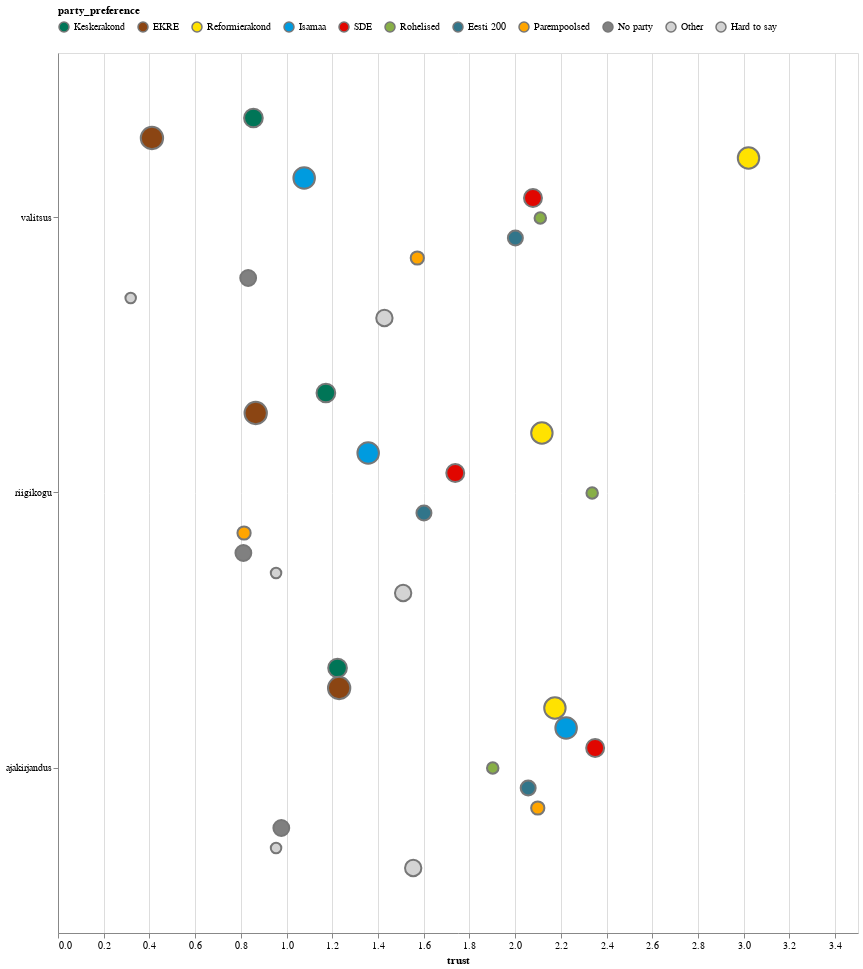

The code cell stored with this chart in its notebook:
### Code cell
e2e_plot({
    'res_col' : 'trust',
    'factor_cols': ['party_preference'],
    'filter': {},
    'plot': 'massplot-cont',
    'internal_facet': True,
    'convert_res': 'continuous'
},data_file)#,dry_run=True)['data']

### Figure 1 — Vega-Lite specification as saved in the notebook (floating-point values rounded to 4 significant figures)
{"config": {"view": {"continuousWidth": 300, "continuousHeight": 300}}, "data": {"name": "data-9df6cce77e2c1be33bc8c39c947cabc3"}, "mark": {"type": "circle"}, "encoding": {"color": {"field": "party_preference", "legend": {"columns": 11, "orient": "top"}, "scale": {"domain": ["Keskerakond", "EKRE", "Reformierakond", "Isamaa", "SDE", "Rohelised", "Eesti 200", "Parempoolsed", "No party", "Other", "Hard to say"], "range": ["#007557", "#8B4513", "#FFE200", "#009BDF", "#E10600", "#88AF47", "#31758A", "orange", "grey", "lightgrey", "lightgrey"]}, "type": "nominal"}, "opacity": {"value": 1.0}, "size": {"field": "group_size", "legend": null, "scale": {"range": [100, 500]}, "type": "quantitative"}, "stroke": {"value": "#777"}, "tooltip": [{"field": "party_preference", "type": "nominal"}, {"field": "question", "type": "nominal"}, {"field": "trust", "format": ".1f", "type": "quantitative"}, {"field": "group_size", "format": ".1%", "title": "Group size", "type": "nominal"}], "x": {"axis": {"format": ".1f"}, "field": "trust", "title": "trust", "type": "quantitative"}, "y": {"field": "question", "sort": ["valitsus", "riigikogu", "ajakirjandus"], "title": null, "type": "nominal"}, "yOffset": {"field": "party_preference", "sort": ["Keskerakond", "EKRE", "Reformierakond", "Isamaa", "SDE", "Rohelised", "Eesti 200", "Parempoolsed", "No party", "Other", "Hard to say"], "title": null, "type": "nominal"}}, "width": 800, "$schema": "https://vega.github.io/schema/vega-lite/v5.15.1.json", "datasets": {"data-9df6cce77e2c1be33bc8c39c947cabc3": [{"party_preference": "Keskerakond", "question": "valitsus", "trust": 0.855, "group_size": 0.116}, {"party_preference": "Keskerakond", "question": "riigikogu", "trust": 1.172, "group_size": 0.116}, {"party_preference": "Keskerakond", "question": "ajakirjandus", "trust": 1.223, "group_size": 0.116}, {"party_preference": "EKRE", "question": "valitsus", "trust": 0.411, "group_size": 0.186}, {"party_preference": "EKRE", "question": "riigikogu", "trust": 0.865, "group_size": 0.186}, {"party_preference": "EKRE", "question": "ajakirjandus", "trust": 1.23, "group_size": 0.186}, {"party_preference": "Reformierakond", "question": "valitsus", "trust": 3.021, "group_size": 0.167}, {"party_preference": "Reformierakond", "question": "riigikogu", "trust": 2.117, "group_size": 0.167}, {"party_preference": "Reformierakond", "question": "ajakirjandus", "trust": 2.174, "group_size": 0.167}, {"party_preference": "Isamaa", "question": "valitsus", "trust": 1.077, "group_size": 0.169}, {"party_preference": "Isamaa", "question": "riigikogu", "trust": 1.357, "group_size": 0.169}, {"party_preference": "Isamaa", "question": "ajakirjandus", "trust": 2.223, "group_size": 0.169}, {"party_preference": "SDE", "question": "valitsus", "trust": 2.078, "group_size": 0.103}, {"party_preference": "SDE", "question": "riigikogu", "trust": 1.738, "group_size": 0.103}, {"party_preference": "SDE", "question": "ajakirjandus", "trust": 2.35, "group_size": 0.103}, {"party_preference": "Rohelised", "question": "valitsus", "trust": 2.11, "group_size": 0.015}, {"party_preference": "Rohelised", "question": "riigikogu", "trust": 2.337, "group_size": 0.015}, {"party_preference": "Rohelised", "question": "ajakirjandus", "trust": 1.902, "group_size": 0.015}, {"party_preference": "Eesti 200", "question": "valitsus", "trust": 2.001, "group_size": 0.058}, {"party_preference": "Eesti 200", "question": "riigikogu", "trust": 1.601, "group_size": 0.058}, {"party_preference": "Eesti 200", "question": "ajakirjandus", "trust": 2.057, "group_size": 0.058}, {"party_preference": "Parempoolsed", "question": "valitsus", "trust": 1.572, "group_size": 0.035}, {"party_preference": "Parempoolsed", "question": "riigikogu", "trust": 0.814, "group_size": 0.035}, {"party_preference": "Parempoolsed", "question": "ajakirjandus", "trust": 2.099, "group_size": 0.035}, {"party_preference": "No party", "question": "valitsus", "trust": 0.832, "group_size": 0.07}, {"party_preference": "No party", "question": "riigikogu", "trust": 0.811, "group_size": 0.07}, {"party_preference": "No party", "question": "ajakirjandus", "trust": 0.977, "group_size": 0.07}, {"party_preference": "Other", "question": "valitsus", "trust": 0.318, "group_size": 0.005}, {"party_preference": "Other", "question": "riigikogu", "trust": 0.954, "group_size": 0.005}, {"party_preference": "Other", "question": "ajakirjandus", "trust": 0.954, "group_size": 0.005}, {"party_preference": "Hard to say", "question": "valitsus", "trust": 1.428, "group_size": 0.078}, {"party_preference": "Hard to say", "question": "riigikogu", "trust": 1.51, "group_size": 0.078}, {"party_preference": "Hard to say", "question": "ajakirjandus", "trust": 1.554, "group_size": 0.078}]}}
